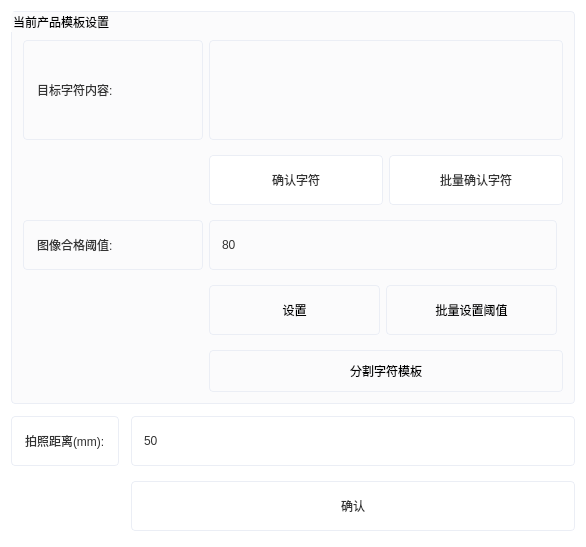
            <widget class="QWidget" name="scrollAreaWidgetContents">
             <property name="geometry">
              <rect>
               <x>0</x>
               <y>-138</y>
               <width>586</width>
               <height>547</height>
              </rect>
             </property>
             <property name="styleSheet">
              <string notr="true">background:white;</string>
             </property>
             <layout class="QGridLayout" name="gridLayout">
              <item row="0" column="0">
               <layout class="QVBoxLayout" name="tab1Frame2Layout">
                <property name="spacing">
                 <number>12</number>
                </property>
                <property name="leftMargin">
                 <number>0</number>
                </property>
                <property name="topMargin">
                 <number>0</number>
                </property>
                <property name="rightMargin">
                 <number>0</number>
                </property>
                <property name="bottomMargin">
                 <number>0</number>
                </property>
                <item>
                 <widget class="QGroupBox" name="tab1_frame2">
                  <property name="styleSheet">
                   <string notr="true">background: #fbfbfc; border: 1px solid #ebeef5; border-radius: 4px; padding: 5px;</string>
                  </property>
                  <property name="title">
                   <string>当前产品模板设置</string>
                  </property>
                  <layout class="QGridLayout">
                   <property name="verticalSpacing">
                    <number>15</number>
                   </property>
                   <item row="5" column="1" colspan="2">
                    <widget class="QPushButton" name="manualCharacterCropButton">
                     <property name="minimumSize">
                      <size>
                       <width>0</width>
                       <height>42</height>
                      </size>
                     </property>
                     <property name="text">
                      <string>分割字符模板</string>
                     </property>
                    </widget>
                   </item>
                   <item row="2" column="1" colspan="2">
                    <layout class="QHBoxLayout" name="textConfirmButtonLayout">
                     <property name="spacing">
                      <number>6</number>
                     </property>
                     <property name="leftMargin">
                      <number>0</number>
                     </property>
                     <property name="topMargin">
                      <number>0</number>
                     </property>
                     <property name="rightMargin">
                      <number>0</number>
                     </property>
                     <property name="bottomMargin">
                      <number>0</number>
                     </property>
                     <item>
                      <widget class="QPushButton" name="textsure_btn">
                       <property name="minimumSize">
                        <size>
                         <width>0</width>
                         <height>50</height>
                        </size>
                       </property>
                       <property name="styleSheet">
                        <string notr="true">QPushButton {
background-color: #ffffff;
border: 1px solid #ebeef5;
border-radius: 4px;
color: #333333;
padding: 5px 10px;
}
QPushButton:hover {
background-color: #f2f6fc;
}
QPushButton:pressed {
background-color: #ebeef5;
}</string>
                       </property>
                       <property name="text">
                        <string>确认字符</string>
                       </property>
                      </widget>
                     </item>
                     <item>
                      <widget class="QPushButton" name="batchTextsure_btn">
                       <property name="minimumSize">
                        <size>
                         <width>0</width>
                         <height>50</height>
                        </size>
                       </property>
                       <property name="styleSheet">
                        <string notr="true">QPushButton {
background-color: #ffffff;
border: 1px solid #ebeef5;
border-radius: 4px;
color: #333333;
padding: 5px 10px;
}
QPushButton:hover {
background-color: #f2f6fc;
}
QPushButton:pressed {
background-color: #ebeef5;
}</string>
                       </property>
                       <property name="text">
                        <string>批量确认字符</string>
                       </property>
                      </widget>
                     </item>
                    </layout>
                   </item>
                   <item row="1" column="0">
                    <widget class="QLabel" name="label">
                     <property name="minimumSize">
                      <size>
                       <width>180</width>
                       <height>0</height>
                      </size>
                     </property>
                     <property name="styleSheet">
                      <string notr="true">background-color: transparent;
border: 1px solid #ebeef5;
border-radius: 4px;
color: #333333;
padding: 5px 10px;</string>
                     </property>
                     <property name="text">
                      <string>目标字符内容:</string>
                     </property>
                    </widget>
                   </item>
                   <item row="1" column="1" colspan="2">
                    <widget class="QTextEdit" name="dateEdit">
                     <property name="sizePolicy">
                      <sizepolicy hsizetype="Expanding" vsizetype="Expanding">
                       <horstretch>0</horstretch>
                       <verstretch>100</verstretch>
                      </sizepolicy>
                     </property>
                     <property name="minimumSize">
                      <size>
                       <width>0</width>
                       <height>100</height>
                      </size>
                     </property>
                     <property name="maximumSize">
                      <size>
                       <width>16777215</width>
                       <height>100</height>
                      </size>
                     </property>
                     <property name="styleSheet">
                      <string notr="true">font: 16pt &quot;黑体&quot;;
background-color: transparent;
border: 1px solid #ebeef5;
border-radius: 4px;
color: #333333;
padding: 5px 10px;</string>
                     </property>
                    </widget>
                   </item>
                   <item row="3" column="0">
                    <widget class="QLabel" name="label_4">
                     <property name="minimumSize">
                      <size>
                       <width>180</width>
                       <height>0</height>
                      </size>
                     </property>
                     <property name="styleSheet">
                      <string notr="true">background-color: transparent;
border: 1px solid #ebeef5;
border-radius: 4px;
color: #333333;
padding: 5px 10px;</string>
                     </property>
                     <property name="text">
                      <string>图像合格阈值:</string>
                     </property>
                    </widget>
                   </item>
                   <item row="3" column="1">
                    <widget class="QLineEdit" name="lineEdit_yuzhi">
                     <property name="minimumSize">
                      <size>
                       <width>0</width>
                       <height>50</height>
                      </size>
                     </property>
                     <property name="styleSheet">
                      <string notr="true">background-color: transparent;
border: 1px solid #ebeef5;
border-radius: 4px;
color: #333333;
padding: 5px 10px;</string>
                     </property>
                     <property name="text">
                      <string>80</string>
                     </property>
                    </widget>
                   </item>
                   <item row="4" column="1">
                    <layout class="QHBoxLayout" name="imageThresholdButtonLayout">
                     <property name="spacing">
                      <number>6</number>
                     </property>
                     <property name="leftMargin">
                      <number>0</number>
                     </property>
                     <property name="topMargin">
                      <number>0</number>
                     </property>
                     <property name="rightMargin">
                      <number>0</number>
                     </property>
                     <property name="bottomMargin">
                      <number>0</number>
                     </property>
                     <item>
                      <widget class="QPushButton" name="pushButton_3">
                       <property name="sizePolicy">
                        <sizepolicy hsizetype="Expanding" vsizetype="Fixed">
                         <horstretch>0</horstretch>
                         <verstretch>0</verstretch>
                        </sizepolicy>
                       </property>
                       <property name="minimumSize">
                        <size>
                         <width>0</width>
                         <height>50</height>
                        </size>
                       </property>
                       <property name="text">
                        <string>设置</string>
                       </property>
                      </widget>
                     </item>
                     <item>
                      <widget class="QPushButton" name="batchImageThresholdButton">
                       <property name="sizePolicy">
                        <sizepolicy hsizetype="Expanding" vsizetype="Fixed">
                         <horstretch>0</horstretch>
                         <verstretch>0</verstretch>
                        </sizepolicy>
                       </property>
                       <property name="minimumSize">
                        <size>
                         <width>0</width>
                         <height>50</height>
                        </size>
                       </property>
                       <property name="text">
                        <string>批量设置阈值</string>
                       </property>
                      </widget>
                     </item>
                    </layout>
                   </item>
                  </layout>
                 </widget>
                </item>
                <item>
                 <layout class="QGridLayout" name="cameraDistanceLayout">
                  <property name="verticalSpacing">
                   <number>15</number>
                  </property>
                  <item row="0" column="0">
                   <widget class="QLabel" name="label_8">
                    <property name="styleSheet">
                     <string notr="true">background-color: #ffffff;
border: 1px solid #ebeef5;
border-radius: 4px;
color: #333333;
padding: 5px 10px;</string>
                    </property>
                    <property name="text">
                     <string>拍照距离(mm):</string>
                    </property>
                   </widget>
                  </item>
                  <item row="0" column="1">
                   <widget class="QLineEdit" name="lineEdit_6">
                    <property name="minimumSize">
                     <size>
                      <width>0</width>
                      <height>50</height>
                     </size>
                    </property>
                    <property name="styleSheet">
                     <string notr="true">background-color: #ffffff;
border: 1px solid #ebeef5;
border-radius: 4px;
color: #333333;
padding: 5px 10px;</string>
                    </property>
                    <property name="text">
                     <string>50</string>
                    </property>
                   </widget>
                  </item>
                  <item row="1" column="1">
                   <widget class="QPushButton" name="WriteVDpushButton">
                    <property name="minimumSize">
                     <size>
                      <width>0</width>
                      <height>50</height>
                     </size>
                    </property>
                    <property name="styleSheet">
                     <string notr="true">QPushButton {
background-color: #ffffff;
border: 1px solid #ebeef5;
border-radius: 4px;
color: #333333;
padding: 5px 10px;
}
QPushButton:hover {
background-color: #f2f6fc;
}
QPushButton:pressed {
background-color: #ebeef5;
}</string>
                    </property>
                    <property name="text">
                     <string>确认</string>
                    </property>
                   </widget>
                  </item>
                 </layout>
                </item>
                <item>
                 <spacer name="tab1Frame2BottomSpacer">
                  <property name="orientation">
                   <enum>Qt::Vertical</enum>
                  </property>
                  <property name="sizeHint" stdset="0">
                   <size>
                    <width>20</width>
                    <height>40</height>
                   </size>
                  </property>
                 </spacer>
                </item>
               </layout>
              </item>
             </layout>
            </widget>
